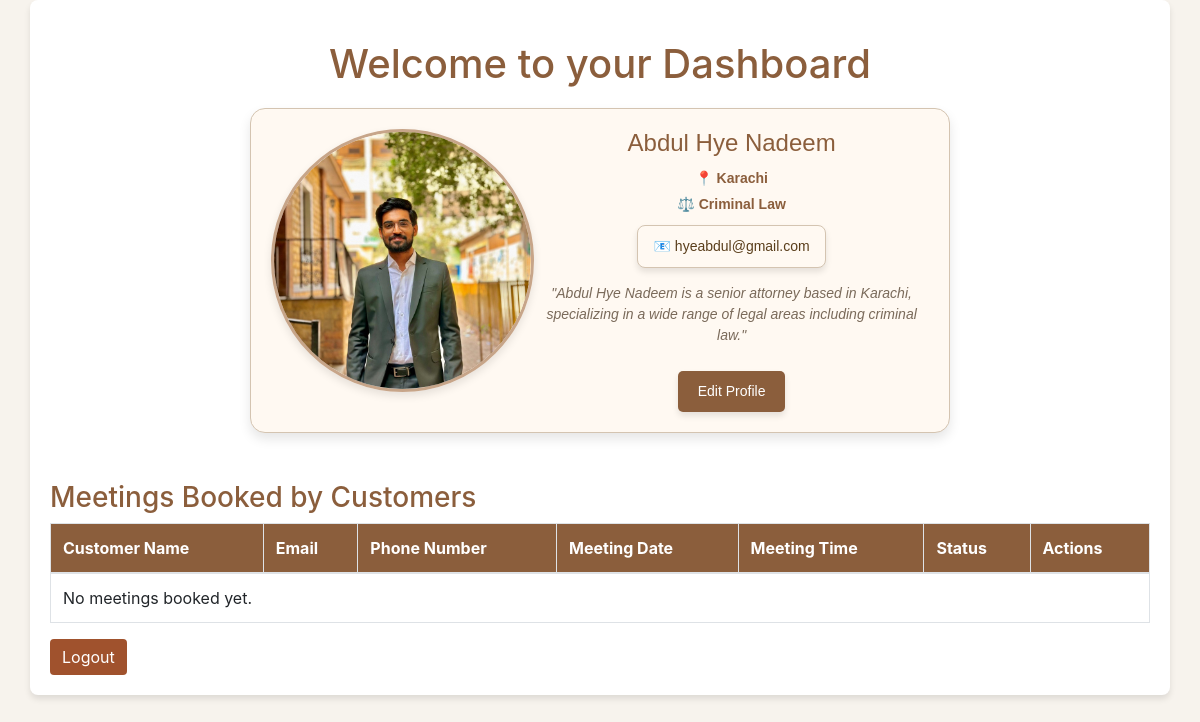
Page /php/lawyer_dashboard.php (signed in) on the committed database.
### tables this page shows
CREATE TABLE `lawyers` (
  `id` int(11) NOT NULL,
  `user_id` int(11) DEFAULT NULL,
  `name` varchar(255) DEFAULT NULL,
  `email` varchar(255) DEFAULT NULL,
  `location` varchar(255) DEFAULT NULL,
  `service_type` enum('criminal','divorce','affidavit','civil') NOT NULL,
  `bio` text DEFAULT NULL,
  `images` varchar(255) DEFAULT NULL,
  `approved` tinyint(1) DEFAULT 0
);

### php/lawyer_dashboard.php (the view, shortened to what this page needs)
<?php
include "db_connect.php";
$user_id = $_SESSION['user_id'];
$query = "SELECT * FROM Lawyers WHERE user_id = ?";
$stmt = $conn->prepare($query);
$stmt->bind_param("i", $user_id);
$stmt->execute();
$result = $stmt->get_result();
$lawyer = $result->fetch_assoc();
$book_meeting_query = "
    SELECT
     bookmeeting.id,
        bookmeeting.lawyer_name,
        bookmeeting.customer_name,
        bookmeeting.email,
        bookmeeting.phone,
        bookmeeting.meeting_date,
        bookmeeting.meeting_time,
        bookmeeting.status,
        bookmeeting.created_at
    FROM bookmeeting
    JOIN lawyers
    ON bookmeeting.lawyer_name = lawyers.name
    WHERE lawyers.user_id = ? ";
$book_meeting_stmt = $conn->prepare($book_meeting_query);
$book_meeting_stmt->bind_param("i", $user_id);
$book_meeting_stmt->execute();
$book_meeting_result = $book_meeting_stmt->get_result();
?>
<!DOCTYPE html>
<html lang="en">
<head>
    <link rel="stylesheet" href="https://stackpath.bootstrapcdn.com/bootstrap/4.5.2/css/bootstrap.min.css">
</head>
<body>
    <div class="container">
        <h1 style="text-align:center; margin: 20px;">Welcome to your Dashboard</h1>
 <div id="profileInfo">
    <?php if ($lawyer): ?>
        <img src="<?php echo $lawyer['images']; ?>" alt="Profile Image">
        <div class="profile-content">
            <h2><?php echo $lawyer['name']; ?></h2>
            <p class="location">📍 <?php echo $lawyer['location']; ?></p>
            <p class="service">⚖️ <?php echo ucfirst($lawyer['service_type']); ?> Law</p>
            <p class="email-display">
    📧 <?php echo $lawyer['email']; ?>
</p>
            <p class="bio">"<?php echo $lawyer['bio']; ?>"</p>
            <button id="editProfileBtn" class="btn" data-toggle="modal" data-target="#createProfileModal">Edit Profile</button>
        </div>
    <?php endif; ?>
</div>
        <h3 class="mt-5">Meetings Booked by Customers</h3>
<table class="table table-bordered">
    <thead>
        <tr>
            <th>Customer Name</th>
            <th>Email</th>
            <th>Phone Number</th>
            <th>Meeting Date</th>
            <th>Meeting Time</th>
            <th>Status</th>
            <th>Actions</th>
        </tr>
    </thead>
    <tbody>
        <?php if ($book_meeting_result->num_rows > 0): ?>
            <?php while ($row = $book_meeting_result->fetch_assoc()): ?>
                <tr>
                    <td><?php echo $row['customer_name']; ?></td>
                    <td><?php echo $row['email']; ?></td>
                    <td><?php echo $row['phone']; ?></td>
                    <td><?php echo $row['meeting_date']; ?></td>
                    <td><?php echo $row['meeting_time']; ?></td>
                    <td>
    <?php
        if ($row['status'] == 'confirmed') {
            echo "<span style='color: green; font-weight: bold;'>Approved</span>";
        } elseif ($row['status'] == 'canceled') {
            echo "<span style='color: red; font-weight: bold;'>Canceled</span>";
        } elseif ($row['status'] == 'pending') {
            echo "<span style='color: orange; font-weight: bold;'>Pending</span>";
        }
    ?>
</td>
<td >
    <?php
        if ($row['status'] !== 'confirmed') {
            echo '<a href="update_status.php?id=' . $row['id'] . '&status=confirmed" class="btn btn-success btn-sm">Approve</a>';
        }
        if ($row['status'] !== 'canceled') {
            echo '<a style="margin-left:5px;" href="update_status.php?id=' . $row['id'] . '&status=canceled" class="btn btn-danger btn-sm">Cancel</a>';
        }
    ?>
</td>
                </tr>
            <?php endwhile; ?>
        <?php else: ?>
            <tr>
                <td colspan="7">No meetings booked yet.</td>
            </tr>
        <?php endif; ?>
    </tbody>
</table>
        <a href="logout.php" class="btn btn-danger">Logout</a>
    </div>
</body>
</html>

### php/lawyer_dashboard.php (style rules this page uses)
body { background-color: #f7f3ed; color: #5a3e1b; }
.container { background-color: #ffffff; padding: 20px; border-radius: 8px; box-shadow: 0px 4px 6px rgba(0, 0, 0, 0.1); }
h1, h2, h3 { color: #8b5e3c; }
.btn { border: none; }
.btn-danger { background-color: #a0522d; color: #fff; }
.table { background-color: #fff; }
.table th { background-color: #8b5e3c; color: #fff; }
#profileInfo { max-width: 700px; margin: auto; background-color: #fff9f2; border: 1px solid #d4c4b1; border-radius: 15px; display: flex; align-items: center; padding: 20px; box-shadow: 0 6px 12px rgba(0, 0, 0, 0.1); color: #5a3e1b; font-family: 'Arial', sans-serif; }
#profileInfo img { width: 40%; border-radius: 50%; border: 3px solid #c7a589; box-shadow: 0 4px 8px rgba(0, 0, 0, 0.1); margin-bottom: 20px; }
#profileInfo .profile-content { flex: 1; text-align: center; }
#profileInfo h2 { font-size: 24px; color: #8b5e3c; margin-bottom: 10px; }
#profileInfo p { font-size: 14px; margin: 5px 0; }
#profileInfo .bio { font-size: 14px; color: #7a6a5a; font-style: italic; margin: 10px 0; }
#profileInfo .location, #profileInfo .service { font-weight: bold; color: #8b5e3c; }
#profileInfo button { background-color: #8b5e3c; color: #fff; border: none; padding: 10px 20px; font-size: 14px; border-radius: 5px; box-shadow: 0 4px 6px rgba(0, 0, 0, 0.1); transition: all 0.3s ease; margin-top: 15px; }
.email-display { font-size: 16px; color: #5a3e1b; background-color: #fff9f2; padding: 10px 15px; border-radius: 8px; display: inline-block; border: 1px solid #d4c4b1; box-shadow: 0 4px 6px rgba(0, 0, 0, 0.1); margin: 10px 0; }

### rows in the picture
lawyers: images (picture), name "Abdul Hye Nadeem", location "Karachi", service_type "Criminal", email "hyeabdul@gmail.com", bio "Abdul Hye Nadeem is a senior attorney based in Karachi, specializing in a wide range of legal areas including criminal law."
